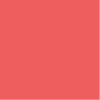
Frame 1 (no input)
Frame 60 (no input): identical to frame 1, image omitted
Frame 120 (the mouse pressed at the canvas centre since frame 60): identical to frame 1, image omitted

The p5.js sketch that drew this single still picture (run headless with seeded random() and noise() and a simulated clock; from frame 60 on, the mouse is pressed at the canvas centre):

// p5.js sketch
// ── sketch.js
function setup() {
  createCanvas(100, 100);
        stroke("red")
}

function draw() {
  background(220);
  for (let x=0; x<width; x++){
   for (let y=0; y<height; y++){
      point (x,y)
    }
  }
}
